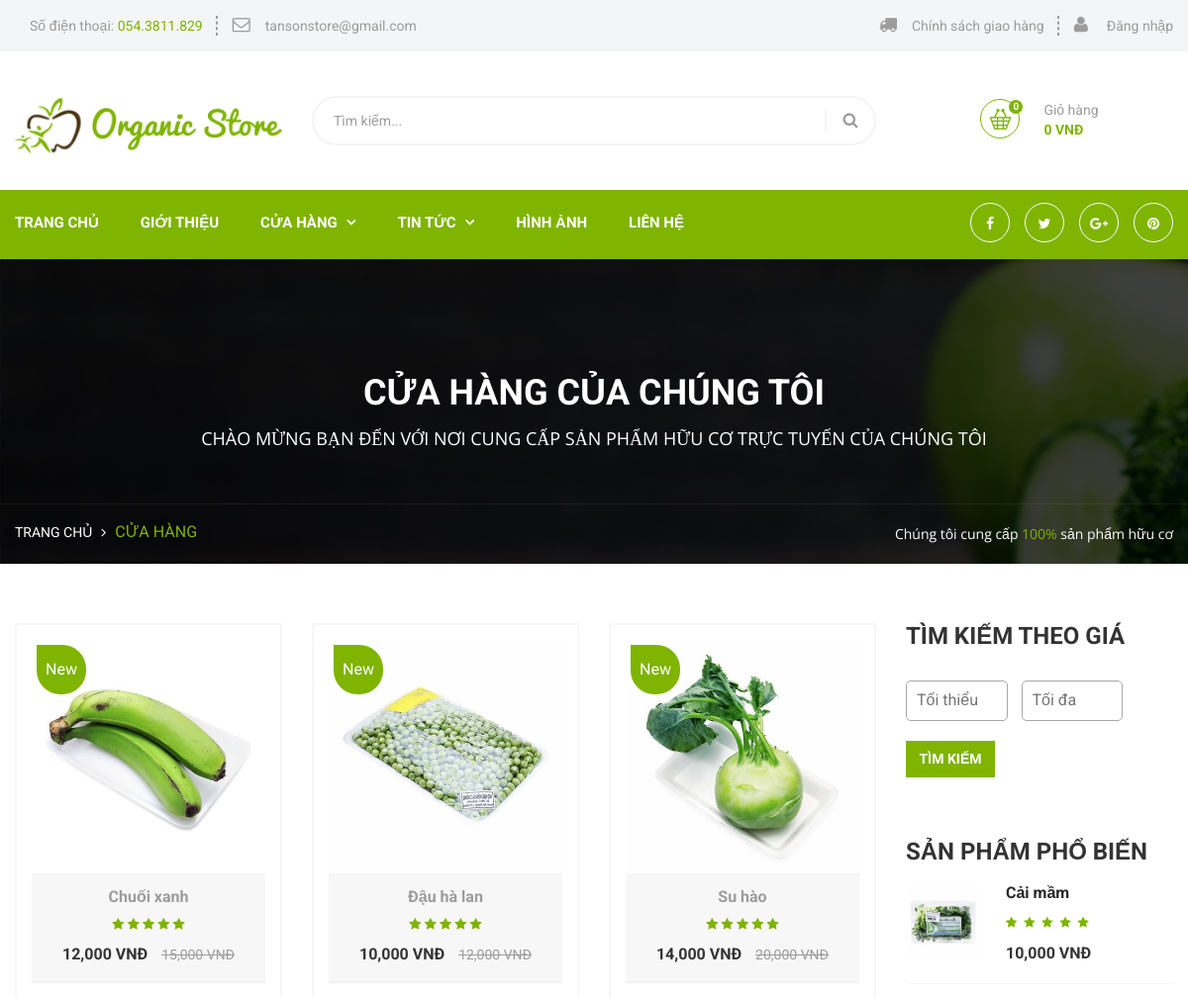
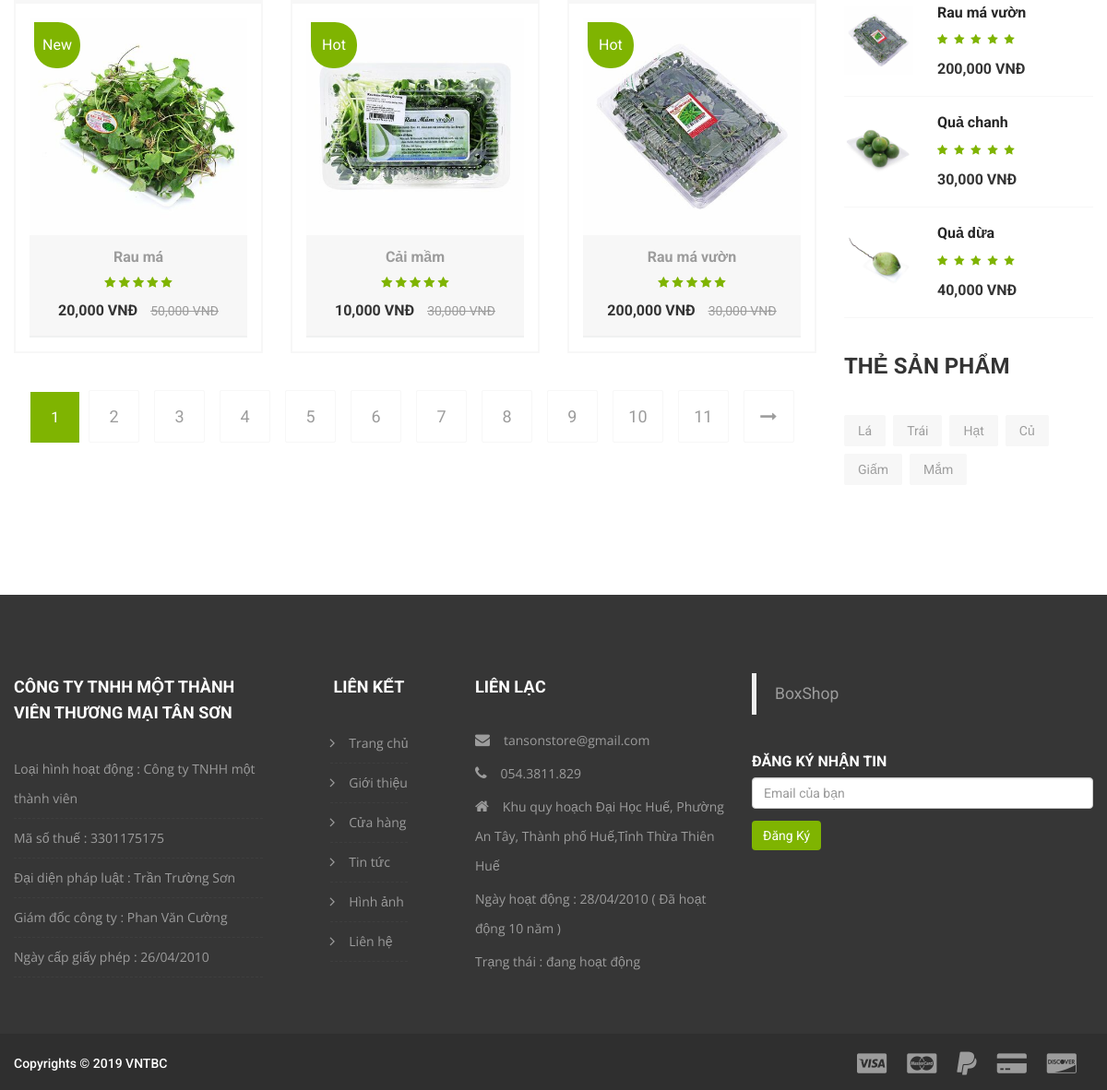
Screenshot of /search.php with the database file from the repository (2 pictures, top to bottom).
### tables this page shows
CREATE TABLE `sanpham` (
  `masanpham` int(10) NOT NULL,
  `tensanpham` varchar(50) DEFAULT NULL,
  `anh` varchar(50) DEFAULT NULL,
  `giagoc` varchar(50) DEFAULT NULL,
  `giakhuyenmai` varchar(50) NOT NULL,
  `thongtinsanpham` varchar(500) DEFAULT NULL,
  `mota` varchar(250) NOT NULL,
  `madanhmuccon` varchar(10) DEFAULT NULL,
  `trangthai` varchar(100) NOT NULL,
  `ghichu` varchar(10) NOT NULL
);

### search.php (the view, shortened to what this page needs)
<?php
$priceMin = 0;
$priceMax = 10000000;
$id = $_GET['search'];
include_once "header.php";
include_once "nav.php";
include_once 'conn.php';
$result = mysqli_query ($con,"SELECT count(masanpham) as total FROM sanpham WHERE tensanpham like '%$id%' AND (giakhuyenmai >= $priceMin AND giakhuyenmai <= $priceMax)");
$row = mysqli_fetch_assoc($result);
$total_records = $row['total'];
$current_page = isset($_GET['page']) ? $_GET['page'] : 1;
$limit = 6;
$total_page = ceil($total_records / $limit);
$start = ($current_page - 1) * $limit;
?>
<section class="breadcrumb-area" style="background-image:url(images/background/2.jpg);">
    <div class="container">
        <div class="row">
            <div class="col-md-12">
                <div class="breadcrumbs text-center">
                    <h1>CỬA HÀNG CỦA CHÚNG TÔI</h1>
                    <h4>Chào mừng bạn đến với nơi cung cấp sản phẩm hữu cơ trực tuyến của chúng tôi</h4>
                </div>
            </div>
        </div>
    </div>
    <div class="breadcrumb-bottom-area">
        <div class="container">
            <div class="row">
                <div class="col-lg-8 col-md-5 col-sm-5">
                    <ul>
                        <li>
                            <a href="index.php">Trang chủ</a>
                        </li>
                        <li>
                            <a href="#">
                                <i class="fa fa-angle-right"></i>
                            </a>
                        </li>
                        <li>Cửa hàng</li>
                    </ul>
                </div>
                <div class="col-lg-4 col-md-7 col-sm-7">
                    <p>Chúng tôi cung cấp
                        <span>100%</span>
                        sản phẩm hữu cơ
                    </p>
                </div>
            </div>
        </div>
    </div>
</section>
<div class="shop_page featured-product">
    <div class="container">
        <div class="row">
            <div class="col-lg-9 col-md-8 col-sm-12 col-sx-12">
                <div class="row">
                    <?php
                    $sql = "SELECT * FROM sanpham WHERE tensanpham like '%$id%' AND (giakhuyenmai >= $priceMin AND giakhuyenmai <= $priceMax)  LIMIT $start, $limit";
                    $query = mysqli_query($con, $sql);
                    while ($row = mysqli_fetch_assoc($query)) {
                        $giagoc = number_format($row["giagoc"]);
                        ?>
                        <div class="col-md-4 col-sm-6 col-xs-12 default-item"  style="display: inline-block;">
                            <div class="inner-box">
                        <div class="single-item center">
                            <figure class="image-box">
                                <img src="img/<?php echo $row['anh'] ?>" alt="">
                                <?php if ($row["ghichu"] != null) {
                                        echo ' <div class="product-model new">' . $row["ghichu"] . '</div>';
                                    } ?>
                            </figure>
                            <div class="content">
                                <h3>
                                    <a href="product-details.php?msp=<?php echo $row["masanpham"]; ?>"><?php echo $row['tensanpham'] ?></a>
                                </h3>
                                <div class="rating">
                                    <span class="fa fa-star"></span>
                                    <span class="fa fa-star"></span>
                                    <span class="fa fa-star"></span>
                                    <span class="fa fa-star"></span>
                                    <span class="fa fa-star"></span>
                                </div>
                                <div class="price">
                                    <?php echo number_format($row['giakhuyenmai']) ?> VNĐ
                                    <?php
                                        if ($row['giakhuyenmai'] != NULL && $row['giakhuyenmai'] != 0)
                                            echo "<span class='prev-rate'><del>$giagoc VNĐ </del></span>";
                                    ?>
                                </div>
                            </div>
                        </div>
                    </div>
                        </div>
                    <?php
                    }
                    ?>
                </div>
                <ul class="page_pagination" style="padding-top: 40px;">
			<li>
				<?php
				for ($i = 1; $i <= $total_page; $i++) {
					if ($i == $current_page) {
						echo '<span style="background:#7FB401; padding: 18px 22px; color:#fff";>' . $i . '</span>  ';
					} else {
						echo '<a href="search.php?search='.$id.'&page=' . $i . '">' . $i . '</a>  ';
					}
				}
				if ($current_page < $total_page && $total_page > 1) {
					echo '<a href="search.php?search='.$id.'&page=' . ($current_page + 1) . ' "  class="tran3s"><i class="fa fa-long-arrow-right" aria-hidden="true"></i></a>  ';
				}
				?>
			</li>
		</ul>
            </div>
            <div class="col-lg-3 col-md-4 col-sm-12 col-xs-12 sidebar_styleTwo">
                <div class="price_filter wow fadeInUp">
                    <div class="theme_inner_title">
                        <h4>Tìm kiếm theo giá</h4>
                    </div>
                    <div class="single-sidebar price-ranger">
                        <div class="ranger-min-max-block">
                            <div class="aa-sidebar-widget">
                                <div class="aa-sidebar-price-range">
                                    <form method="POST" id="aa-sidebar-price-range-form">
                                        <input type="number" name="priceMin" placeholder="Tối thiểu">
                                        <input type="number" name="priceMax" style=" margin-right: 5px;" placeholder="Tối đa">
                                        <input type="submit" name="price" value="Tìm kiếm">
                                    </form>
                                </div>
                            </div>
                        </div>
                    </div>
                </div>
                <?php include_once "nav-right.php" ?>
            </div>
        </div>
    </div>
</div>
<?php
include_once "footer.php";
?>

### nav-right.php
<div class="wrapper">
    <div class="best_sellers clear_fix wow fadeInUp">
        <div class="theme_inner_title">
            <h4>Sản phẩm phổ biến</h4>
        </div>
        <?php
            $sql = "SELECT * FROM sanpham WHERE ghichu like 'Hot' LIMIT 4";
            $query = mysqli_query($con, $sql);
            while ($row = mysqli_fetch_assoc($query)) {
            ?>
            <div class="best_selling_item clear_fix border">
                <div class="img_holder float_left img-padding">
                    <a href="product-details.php?msp=<?php echo $row["masanpham"]; ?>">
                        <img src="img/<?php echo $row['anh'] ?>" alt="image">
                    </a>
                </div>
                <div class="text float_left">
                    <a href="product-details.php?msp=<?php echo $row["masanpham"]; ?>">
                        <h6><?php echo $row['tensanpham'] ?></h6>
                    </a>
                    <ul>
                        <li>
                            <i class="fa fa-star" aria-hidden="true"></i>
                        </li>
                        <li>
                            <i class="fa fa-star" aria-hidden="true"></i>
                        </li>
                        <li>
                            <i class="fa fa-star" aria-hidden="true"></i>
                        </li>
                        <li>
                            <i class="fa fa-star" aria-hidden="true"></i>
                        </li>
                        <li>
                            <i class="fa fa-star" aria-hidden="true"></i>
                        </li>
                    </ul>
                    <span><?php echo number_format($row['giakhuyenmai'])  .'&nbsp;VNĐ' ?></span>
                </div>
            </div>
        <?php
        }
        ?>
    </div>
</div>
<div class="sidebar_tags wow fadeInUp">
    <div class="theme_inner_title">
        <h4>Thẻ sản phẩm</h4>
    </div>
    <ul>
        <li>
            <a href="shop.php?id=LA00" class="tran3s">Lá</a>
        </li>
        <li>
            <a href="shop.php?id=TR00" class="tran3s">Trái</a>
        </li>
        <li>
            <a href="shop.php?id=HA00" class="tran3s">Hạt</a>
        </li>
        <li>
            <a href="shop.php?id=CU00" class="tran3s">Củ</a>
        </li>
        <li>
            <a href="shop.php?id=GIAM00" class="tran3s">Giấm</a>
        </li>
        <li>
            <a href="shop.php?id=MAM00" class="tran3s">Mắm</a>
        </li>
    </ul>
</div>

### css/responsive.css (style rules this page uses)
@media (min-width: 992px) { .container { padding-left: 0 !important; padding-right: 0 !important; } }

### rows the page displays
sanpham: anh (picture), ghichu "New", tensanpham "Chuối xanh", giakhuyenmai "12,000", giagoc "15,000"
sanpham: anh (picture), ghichu "New", tensanpham "Đậu hà lan", giakhuyenmai "10,000", giagoc "12,000"
sanpham: anh (picture), ghichu "New", tensanpham "Su hào", giakhuyenmai "14,000", giagoc "20,000"
sanpham: anh (picture), ghichu "New", tensanpham "Rau má", giakhuyenmai "20,000", giagoc "50,000"
sanpham: anh (picture), ghichu "Hot", tensanpham "Cải mầm", giakhuyenmai "10,000", giagoc "30,000"
sanpham: anh (picture), ghichu "Hot", tensanpham "Rau má vườn", giakhuyenmai "200,000", giagoc "30,000"
sanpham: anh (picture), tensanpham "Quả chanh", giakhuyenmai "30,000"
sanpham: anh (picture), tensanpham "Quả dừa", giakhuyenmai "40,000"

### other values shown
$totalNumber "0"
$totalPrice "0"
